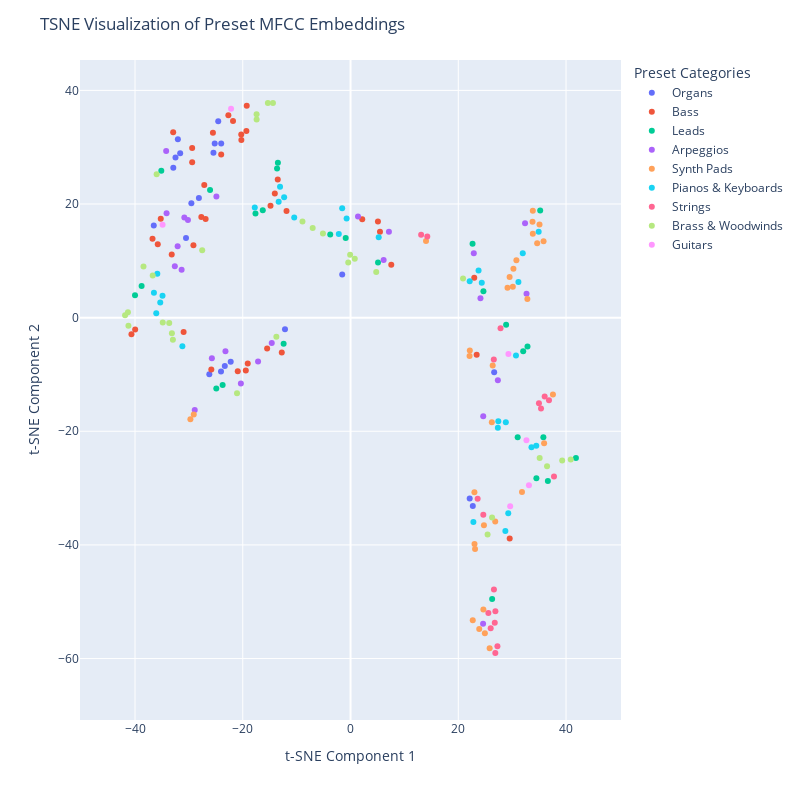

Here is the notebook cell this chart was saved with:
### Markdown cell above
## Create the TSNE Plot

---

Let's now use Plotly to visualize these embeddings!

### Code cell
## Create the TSNE Plot with plotly
fig = px.scatter(df_filtered, x='x', y='y', color='categorized_name',hover_data=['preset_name', 'categorized_name'], width=800, height=800)

# add a legend
fig.update_layout(showlegend=True)

# add a title
fig.update_layout(title='TSNE Visualization of Preset MFCC Embeddings')

# add a hover label
fig.update_traces(hovertemplate='Preset Name: %{customdata[0]}<br>Categorized Name: %{customdata[1]}')

# obtain the data bounds
x_min = np.min(filtered_transformed_data[:, 0])*1.2
x_max = np.max(filtered_transformed_data[:, 0])*1.2
y_min = np.min(filtered_transformed_data[:, 1])*1.2
y_max = np.max(filtered_transformed_data[:, 1])*1.2

# add some extra info to the plot
fig.update_layout(
    width=800,
    height=800,
    xaxis_title='t-SNE Component 1',
    yaxis_title='t-SNE Component 2',
    legend_title='Preset Categories',
    xaxis=dict(range=[x_min, x_max]),
    yaxis=dict(range=[y_min, y_max]),
)   

# show the plot
fig.show()

### Figure 1 — Plotly figure (JSON) as saved in the notebook; plotly's stock layout.template omitted (floating-point values rounded to 4 significant figures)
{"data": [{"customdata": [["MT Tailwhip Organ (2)", "Organs"], ["ORG Organ 2 FMR", "Organs"], ["ORG Another Organ FMR", "Organs"], ["ORG Spartacus IX FMR", "Organs"], ["ORG Jazz Organ FMR", "Organs"], ["ORG Spartacus XI FMR", "Organs"], ["ORG Spartacus XII FMR", "Organs"], ["ORG Church Organ Positive FMR", "Organs"], ["ORG Church Organ Gated FMR", "Organs"], ["ORG Organ 1 FMR", "Organs"], ["ORG Spartacus X FMR", "Organs"], ["ORG Church Organ Full Pipes 1 FMR", "Organs"], ["ORG Synthesizer Organ 2 FMR", "Organs"], ["ORG Organ 3 FMR", "Organs"], ["ORG Synthesizer Organ 1 FMR", "Organs"], ["ORG Church Organ Full Pipes 2 FMR", "Organs"], ["MT Tailwhip Organ", "Organs"], ["14 Organ 1", "Organs"], ["15 Organ 2", "Organs"], ["61 Synthesizer Organ", "Organs"], ["16 Organ 3", "Organs"]], "hovertemplate": "Preset Name: %{customdata[0]}<br>Categorized Name: %{customdata[1]}", "legendgroup": "Organs", "marker": {"color": "#636efa", "symbol": "circle"}, "mode": "markers", "name": "Organs", "orientation": "v", "showlegend": true, "type": "scatter", "x": [-12.17, -28.14, -32.9, -25.44, -31.62, -24.0, -25.21, 26.66, -30.54, -32.49, -24.56, 22.69, -36.52, -32.05, -29.54, 22.12, -1.545, -22.24, -23.34, -26.21, -24.04], "xaxis": "x", "y": [-2.045, 21.06, 26.4, 29.04, 28.91, 30.64, 30.65, -9.63, 14.03, 28.2, 34.59, -33.13, 16.22, 31.4, 20.11, -31.83, 7.589, -7.744, -8.52, -9.94, -9.482], "yaxis": "y"}, {"customdata": [["Phasing Island Bass", "Bass"], ["Mono Pulse Bass", "Bass"], ["08-15 Bass", "Bass"], ["Classic Saw Bass", "Bass"], ["Funky Mod Bass", "Bass"], ["Ultra Deep Bass", "Bass"], ["FN-Bassliner-BAS", "Bass"], ["FN-Dark Bass II-BAS", "Bass"], ["FN-Flow Bass-BAS", "Bass"], ["FN-High Noise-BAS", "Bass"], ["FN-Wobblelike Bass-BAS", "Bass"], ["FN-Dark Bass-BAS", "Bass"], ["FN-Nostalgic Bass-BAS", "Bass"], ["FN-C64ish Bass", "Bass"], ["FN-Basslover", "Bass"], ["FN-Bass Wobbler-BAS", "Bass"], ["FN-Wobblebass-BAS", "Bass"], ["FN-Bass Lover-ARP", "Bass"], ["BAS Square Bass FMR", "Bass"], ["BAS Pulse Bass 1 FMR", "Bass"], ["BAS Acid Bass 2 FMR", "Bass"], ["BAS Acid Bass 1 FMR", "Bass"], ["BAS Acid Bass 4 FMR", "Bass"], ["BAS Pulse Bass 2 FMR", "Bass"], ["BAS Round Bass 2 FMR", "Bass"], ["BAS Synth Bass 2 FMR", "Bass"], ["BAS Acid Bass 3 FMR", "Bass"], ["BAS Wire Bass FMR", "Bass"], ["BAS Love Bass FMR", "Bass"], ["BAS Hooverish Bass FMR", "Bass"], ["BAS Basso Profondo FMR", "Bass"], ["BAS Synth Bass 1 FMR", "Bass"], ["BAS Round Bass 1 FMR", "Bass"], ["PRC Thump Bass Drum FMR", "Bass"], ["DRN Waving Bass Drone FMR", "Bass"], ["ARP Bass Arpeggio FMR", "Bass"], ["The Difference Bass", "Bass"], ["32 Bass 2", "Bass"], ["31 Bass 1", "Bass"]], "hovertemplate": "Preset Name: %{customdata[0]}<br>Categorized Name: %{customdata[1]}", "legendgroup": "Bass", "marker": {"color": "#EF553B", "symbol": "circle"}, "mode": "markers", "name": "Bass", "orientation": "v", "showlegend": true, "type": "scatter", "x": [-36.75, -39.98, -20.93, -40.66, -25.84, -19.44, 2.172, -12.76, 5.466, -11.88, -19.08, -30.98, -29.16, 5.086, -13.51, -35.78, -14.85, 29.54, -20.28, -19.33, -27.15, -24.01, -29.39, -21.81, -20.26, -29.4, -14.05, -22.68, -25.54, 22.96, -19.26, -26.89, 7.563, -32.92, 23.41, -27.69, -15.48, -33.19, -35.23], "xaxis": "x", "y": [13.91, -2.09, -9.418, -2.928, -9.109, -9.315, 17.3, -6.122, 15.13, 18.79, -8.085, -2.538, 12.74, 16.91, 24.32, 12.92, 19.71, -38.87, 32.22, 32.83, 23.34, 28.73, 27.35, 34.62, 31.26, 29.84, 21.86, 35.6, 32.55, 7.003, 37.29, 17.34, 9.292, 32.62, -6.525, 17.72, -5.417, 11.11, 17.42], "yaxis": "y"}, {"customdata": [["Big Lead", "Leads"], ["Super Funky Lead", "Leads"], ["Mellow LoFi Lead", "Leads"], ["FN-Analog Lead-FN", "Leads"], ["FN-Nostalgicer Lead-LEA", "Leads"], ["FN-Plastic Lead-LEA", "Leads"], ["FN-I Need Lead-LEA", "Leads"], ["FN-Filter Lead-LEA", "Leads"], ["LED Big Lead 2 FMR", "Leads"], ["LED Sing Like a Cat FMR", "Leads"], ["LED Spartacus III FMR", "Leads"], ["LED Calliope FMR", "Leads"], ["LED Spartacus IV FMR", "Leads"], ["LED Spartacus II FMR", "Leads"], ["LED Reed 1 FMR", "Leads"], ["LED Big Lead 1 FMR", "Leads"], ["LED Flutey Vibrato Solo FMR", "Leads"], ["LED Silk Road Lead FMR", "Leads"], ["LED Reed 3 FMR", "Leads"], ["LED PWM Lead FMR", "Leads"], ["LED Violin FMR", "Leads"], ["LED Square Lead FMR", "Leads"], ["LED Meeaow Lead FMR", "Leads"], ["LED LFO Lead FMR", "Leads"], ["LED Tin Whistle FMR", "Leads"], ["MT Tailwhip Lead", "Leads"]], "hovertemplate": "Preset Name: %{customdata[0]}<br>Categorized Name: %{customdata[1]}", "legendgroup": "Leads", "marker": {"color": "#00cc96", "symbol": "circle"}, "mode": "markers", "name": "Leads", "orientation": "v", "showlegend": true, "type": "scatter", "x": [-38.78, -40.0, -23.74, 28.88, 35.2, 32.85, 32.05, 22.65, -17.64, -0.8944, 41.83, -13.64, 35.79, 5.102, -16.29, -13.48, -24.92, 24.67, -3.771, 34.5, -26.07, 26.29, 31.02, 36.62, -35.12, -12.42], "xaxis": "x", "y": [5.559, 3.942, -11.84, -1.261, 18.86, -5.085, -5.893, 13.0, 18.31, 14.02, -24.71, 26.24, -21.07, 9.7, 18.92, 27.26, -12.47, 4.635, 14.63, -28.25, 22.44, -49.5, -21.05, -28.73, 25.85, -4.578], "yaxis": "y"}, {"customdata": [["Dream Arp", "Arpeggios"], ["FN-Free Willy-ARP", "Arpeggios"], ["FN-Backwards ARP", "Arpeggios"], ["FN-Anastyle-ARP", "Arpeggios"], ["FN-Percussive Plugger2-ARP", "Arpeggios"], ["FN-Percussive Plugger-ARP", "Arpeggios"], ["FN-Pluggiolator-ARP", "Arpeggios"], ["FN-C64ish Arp", "Arpeggios"], ["FN-Anastyle II-ARP", "Arpeggios"], ["FN-One Finger Show-ARP", "Arpeggios"], ["FN-Percussive Plugger3-ARP", "Arpeggios"], ["FN-Rhytmic Noise-ARP", "Arpeggios"], ["ARP Swinging Arpeggio FMR", "Arpeggios"], ["ARP PWM LFO Arpeggio FMR", "Arpeggios"], ["ARP KS-TD Arpeggio FMR", "Arpeggios"], ["ARP Play Just One Note FMR", "Arpeggios"], ["ARP Random Arpeggiated PWM FMR", "Arpeggios"], ["ARP String Machine Arpeggio FMR", "Arpeggios"], ["ARP Ravers Arp FMR", "Arpeggios"], ["ARP Cold Thinking Arpeggio FMR", "Arpeggios"], ["ARP Berlin School Arpeggio FMR", "Arpeggios"], ["ARP Wisteria Spot FMR", "Arpeggios"], ["ARP Stringish Arp FMR", "Arpeggios"], ["ARP Circles Arpeggio FMR", "Arpeggios"]], "hovertemplate": "Preset Name: %{customdata[0]}<br>Categorized Name: %{customdata[1]}", "legendgroup": "Arpeggios", "marker": {"color": "#ab63fa", "symbol": "circle"}, "mode": "markers", "name": "Arpeggios", "orientation": "v", "showlegend": true, "type": "scatter", "x": [32.39, -23.22, -17.16, -20.35, -30.85, -30.18, -31.36, -25.74, -14.62, -32.61, -34.22, -28.92, 24.12, -32.09, 32.67, 24.63, 6.147, 24.6, 7.128, -24.9, 27.35, 22.88, 1.389, -34.14], "xaxis": "x", "y": [16.62, -5.934, -7.729, -11.59, 17.61, 17.17, 8.451, -7.127, -4.459, 9.035, 29.32, -16.24, 3.429, 12.57, 4.216, -17.34, 10.13, -53.89, 15.12, 21.33, -11.02, 11.33, 17.79, 18.37], "yaxis": "y"}, {"customdata": [["FN-Dark Night-PAD", "Synth Pads"], ["FN-Analog Feeling-PAD", "Synth Pads"], ["FN-Blubberfeld-PAD", "Synth Pads"], ["FN-Noisia-PAD", "Synth Pads"], ["FN-Darpesh Pad-PAD", "Synth Pads"], ["FN-Restless Night-PAD", "Synth Pads"], ["FN-Analog Pad-PAD", "Synth Pads"], ["FN-RollinSun-PAD", "Synth Pads"], ["FN-Flowing Filter-PAD", "Synth Pads"], ["FN-Experimental-PAD", "Synth Pads"], ["PAD Rise the Pulse FMR", "Synth Pads"], ["PAD Spartacus I FMR", "Synth Pads"], ["PAD Spartacus V FMR", "Synth Pads"], ["PAD Reso Pad FMR", "Synth Pads"], ["PAD Metal Rotor Pad FMR", "Synth Pads"], ["PAD Classic Sweep Pad FMR", "Synth Pads"], ["PAD Dive Into The Deep FMR", "Synth Pads"], ["PAD Meditation Pad 3 FMR", "Synth Pads"], ["PAD Forever Pad FMR", "Synth Pads"], ["PAD Hoiy Mass FMR", "Synth Pads"], ["PAD Woosh Pad FMR", "Synth Pads"], ["PAD Massive Pad 1 FMR", "Synth Pads"], ["PAD Big Synth Pad 2 FMR", "Synth Pads"], ["PAD This Is It FMR", "Synth Pads"], ["PAD Meditation Pad 1 FMR", "Synth Pads"], ["PAD Chariots VG Brass FMR", "Synth Pads"], ["PAD Bass Pad FMR", "Synth Pads"], ["PAD PWM Pad FMR", "Synth Pads"], ["PAD Meditation Pad 2 FMR", "Synth Pads"], ["PAD Big Synth Pad 1 FMR", "Synth Pads"], ["PAD Massive Pad 2 FMR", "Synth Pads"], ["PAD High Res Pad FMR", "Synth Pads"]], "hovertemplate": "Preset Name: %{customdata[0]}<br>Categorized Name: %{customdata[1]}", "legendgroup": "Synth Pads", "marker": {"color": "#FFA15A", "symbol": "circle"}, "mode": "markers", "name": "Synth Pads", "orientation": "v", "showlegend": true, "type": "scatter", "x": [22.14, 29.14, 31.82, -29.1, 35.07, 33.84, 33.78, -29.72, 26.86, 22.1, 30.23, 25.82, 24.66, 23.01, 22.99, 30.79, 34.64, 35.83, 23.11, 26.38, 29.52, 35.93, 22.68, 24.93, 30.12, 26.22, 14.01, 37.57, 33.83, 24.76, 32.82, 23.89], "xaxis": "x", "y": [-5.801, 5.251, -30.66, -17.04, 16.38, 18.79, 16.88, -17.9, -35.9, -6.735, 8.586, -58.2, -51.37, -39.82, -30.74, 10.1, 13.08, 13.46, -40.7, -8.408, 7.138, -22.09, -53.26, -55.55, 5.446, -18.4, 13.47, -13.51, 14.75, -36.52, 3.274, -54.78], "yaxis": "y"}, {"customdata": [["FN-Chordmachine-KEY", "Pianos & Keyboards"], ["FN-Easy Keys", "Pianos & Keyboards"], ["FN-Chordmachine II-KEY", "Pianos & Keyboards"], ["FN-Small Keys-KEY", "Pianos & Keyboards"], ["FN-Low Keys-KEY", "Pianos & Keyboards"], ["PNO Piano 2 FMR", "Pianos & Keyboards"], ["PNO Another E P FMR", "Pianos & Keyboards"], ["PNO Classic E P FMR", "Pianos & Keyboards"], ["PNO Sweet Tines FMR", "Pianos & Keyboards"], ["PNO Piano 1 FMR", "Pianos & Keyboards"], ["PNO Mellow Piano FMR", "Pianos & Keyboards"], ["PNO Bright Rhodes FMR", "Pianos & Keyboards"], ["SYN Fluctuation Keys FMR", "Pianos & Keyboards"], ["KBD Celesta FMR", "Pianos & Keyboards"], ["KBD Funk B FMR", "Pianos & Keyboards"], ["KBD Harpsichord 1 FMR", "Pianos & Keyboards"], ["KBD Harpsichord 2 FMR", "Pianos & Keyboards"], ["KBD Funk A FMR", "Pianos & Keyboards"], ["KBD Classic Clavinet FMR", "Pianos & Keyboards"], ["KBD Clavichord 2 FMR", "Pianos & Keyboards"], ["KBD Clavichord 1 FMR", "Pianos & Keyboards"], ["KBD Synthi Clavinet FMR", "Pianos & Keyboards"], ["25 Harpsichord 1", "Pianos & Keyboards"], ["23 Celesta", "Pianos & Keyboards"], ["34 Clavichord 2", "Pianos & Keyboards"], ["22 Piano 2", "Pianos & Keyboards"], ["33 Clavichord 1", "Pianos & Keyboards"], ["21 Piano 1", "Pianos & Keyboards"], ["26 Harpsichord 2", "Pianos & Keyboards"], ["24 Mellow Piano", "Pianos & Keyboards"]], "hovertemplate": "Preset Name: %{customdata[0]}<br>Categorized Name: %{customdata[1]}", "legendgroup": "Pianos & Keyboards", "marker": {"color": "#19d3f3", "symbol": "circle"}, "mode": "markers", "name": "Pianos & Keyboards", "orientation": "v", "showlegend": true, "type": "scatter", "x": [34.48, 29.27, 33.59, 28.73, 23.76, -2.179, 27.34, 22.12, 28.82, -10.45, 27.43, 24.36, 22.8, 31.16, -13.09, -12.32, -1.55, -13.34, 5.23, -17.77, -35.86, -0.7294, -34.9, 34.92, -36.06, -31.21, -36.49, -35.32, 30.71, 31.97], "xaxis": "x", "y": [-22.53, -34.41, -22.8, -37.53, 8.303, 14.73, -19.39, 6.408, -18.41, 17.62, -18.25, 6.153, -35.95, 6.285, 23.02, 21.21, 19.27, 20.4, 14.16, 19.38, 7.733, 17.45, 3.862, 15.1, 0.7617, -5.049, 4.39, 2.659, -6.651, 11.31], "yaxis": "y"}, {"customdata": [["STR String Machine FMR", "Strings"], ["STR PWM Strings 2 FMR", "Strings"], ["STR Strings 1 FMR", "Strings"], ["STR Eminent Strings FMR", "Strings"], ["STR Strings 2 FMR", "Strings"], ["STR PWM Strings 1 FMR", "Strings"], ["STR Spartacus VI FMR", "Strings"], ["STR String Ensemble FMR", "Strings"], ["STR Prophet Strings FMR", "Strings"], ["STR Soft Strings FMR", "Strings"], ["STR Low Strings FMR", "Strings"], ["STR Full Strings FMR", "Strings"], ["STR Spartacus VII FMR", "Strings"], ["STR Strings 3 FMR", "Strings"], ["11 Strings 1", "Strings"], ["41 Violine", "Strings"], ["12 Strings 2", "Strings"], ["13 Strings 3", "Strings"]], "hovertemplate": "Preset Name: %{customdata[0]}<br>Categorized Name: %{customdata[1]}", "legendgroup": "Strings", "marker": {"color": "#FF6692", "symbol": "circle"}, "mode": "markers", "name": "Strings", "orientation": "v", "showlegend": true, "type": "scatter", "x": [26.87, 37.77, 34.97, 26.89, 35.36, 26.62, 25.58, 27.26, 14.25, 27.84, 23.6, 26.77, 26.02, 24.64, 36.83, 13.1, 36.03, 26.6], "xaxis": "x", "y": [-59.01, -27.96, -15.07, -51.65, -16.0, -47.84, -52.0, -57.84, 14.28, -1.861, -31.86, -53.71, -54.68, -34.69, -14.55, 14.58, -13.89, -7.354], "yaxis": "y"}, {"customdata": [["WND English Horn FMR", "Brass & Woodwinds"], ["WND Ocarina FMR", "Brass & Woodwinds"], ["WND Flute 1 FMR", "Brass & Woodwinds"], ["WND Flute 2 FMR", "Brass & Woodwinds"], ["WND Pan Flute FMR", "Brass & Woodwinds"], ["WND Oboe FMR", "Brass & Woodwinds"], ["WND Clarinet FMR", "Brass & Woodwinds"], ["WND Flauto Dolce FMR", "Brass & Woodwinds"], ["BRS Brass 2 FMR", "Brass & Woodwinds"], ["BRS French Horn FMR", "Brass & Woodwinds"], ["BRS Brass Pad 1 FMR", "Brass & Woodwinds"], ["BRS Tuba FMR", "Brass & Woodwinds"], ["BRS Brass Pad 2 FMR", "Brass & Woodwinds"], ["BRS Brass 1 FMR", "Brass & Woodwinds"], ["BRS Low Brass FMR", "Brass & Woodwinds"], ["BRS Phase Brass FMR", "Brass & Woodwinds"], ["BRS Trumpet FMR", "Brass & Woodwinds"], ["BRS Brass 3 FMR", "Brass & Woodwinds"], ["BRS Prophet Brass FMR", "Brass & Woodwinds"], ["BRS Brass Pad 3 FMR", "Brass & Woodwinds"], ["SYN Wah Brass FMR", "Brass & Woodwinds"], ["The Difference Trumpet Synth", "Brass & Woodwinds"], ["17 Brass", "Brass & Woodwinds"], ["46 Clarinet", "Brass & Woodwinds"], ["45 Flute", "Brass & Woodwinds"], ["52 Wah Brass", "Brass & Woodwinds"], ["48 English Horn", "Brass & Woodwinds"], ["47 Oboe", "Brass & Woodwinds"], ["18 Phase Brass", "Brass & Woodwinds"], ["43 Horn", "Brass & Woodwinds"], ["42 Trumpet", "Brass & Woodwinds"]], "hovertemplate": "Preset Name: %{customdata[0]}<br>Categorized Name: %{customdata[1]}", "legendgroup": "Brass & Woodwinds", "marker": {"color": "#B6E880", "symbol": "circle"}, "mode": "markers", "name": "Brass & Woodwinds", "orientation": "v", "showlegend": true, "type": "scatter", "x": [-0.4264, -35.99, -17.44, -17.43, -15.35, -0.07543, 0.789, -13.77, 40.88, -7.025, 35.1, -5.124, 26.27, -8.92, 36.47, 39.28, -38.43, 4.767, -14.4, 25.44, -27.53, 20.88, -41.32, -33.65, -32.97, -41.22, -33.16, -34.86, -36.72, -21.07, -41.84], "xaxis": "x", "y": [9.701, 25.24, 35.79, 34.87, 37.79, 11.09, 10.36, -3.37, -24.98, 15.78, -24.68, 14.8, -35.17, 16.94, -26.15, -25.13, 9.006, 8.038, 37.77, -38.18, 11.85, 6.904, 0.9375, -0.9542, -3.908, -1.417, -2.725, -0.8711, 7.4, -13.32, 0.4248], "yaxis": "y"}, {"customdata": [["GTR Overdrive Guitar FMR", "Guitars"], ["GTR Chorused Ovation FMR", "Guitars"], ["GTR Jazz Guitar FMR", "Guitars"], ["GTR Steel String Guitar FMR", "Guitars"], ["GTR Acoustic Guitar FMR", "Guitars"], ["27 Guitar", "Guitars"]], "hovertemplate": "Preset Name: %{customdata[0]}<br>Categorized Name: %{customdata[1]}", "legendgroup": "Guitars", "marker": {"color": "#FF97FF", "symbol": "circle"}, "mode": "markers", "name": "Guitars", "orientation": "v", "showlegend": true, "type": "scatter", "x": [-22.18, 29.63, -34.89, 33.12, 32.65, 29.31], "xaxis": "x", "y": [36.76, -33.21, 16.33, -29.52, -21.56, -6.396], "yaxis": "y"}], "layout": {"height": 800, "legend": {"title": {"text": "Preset Categories"}, "tracegroupgap": 0}, "margin": {"t": 60}, "showlegend": true, "title": {"text": "TSNE Visualization of Preset MFCC Embeddings"}, "width": 800, "xaxis": {"anchor": "y", "domain": [0, 1], "range": [-50.21, 50.2], "title": {"text": "t-SNE Component 1"}}, "yaxis": {"anchor": "x", "domain": [0, 1], "range": [-70.81, 45.35], "title": {"text": "t-SNE Component 2"}}}}
